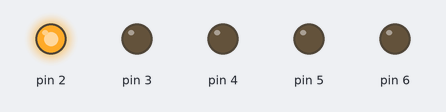
Bench run of a sketch on a simulated Arduino Uno, built with avr-gcc and run on an emulated ATmega328P. On the bench: output pins drawn as LEDs (lit = HIGH).

Above: at 0.1 s.
At 0.5 s:
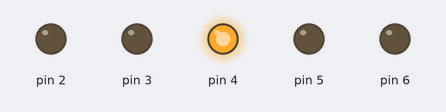
At 0.9 s:
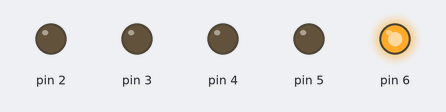
At 1.3 s:
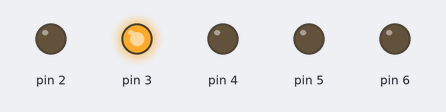
At 2.7 s:
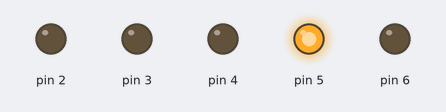
Timing chart, 0 to 3.0 s (numbered marks = the images above):
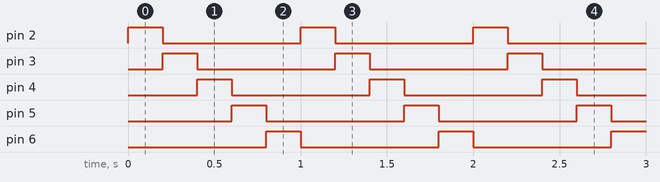

Measured:
- by itself, pin 2–6: alternates HIGH for 0.20 s and LOW for 0.80 s
- by itself, everything shown: repeats every 1.0 s, in 5 steps

The sketch:

Runing_bar.ino
```cpp
#define LED1 2
#define LED5 6

#define LED_ON 200

void setup() {
  for(int i= LED1; i <= LED5; i++)
    pinMode(i, OUTPUT);
}

void loop() {
  for(int i = LED1; i <= LED5; i+=1)
  {
    digitalWrite(i, HIGH);
    delay(LED_ON);
    digitalWrite(i, LOW);
  }

}
```
